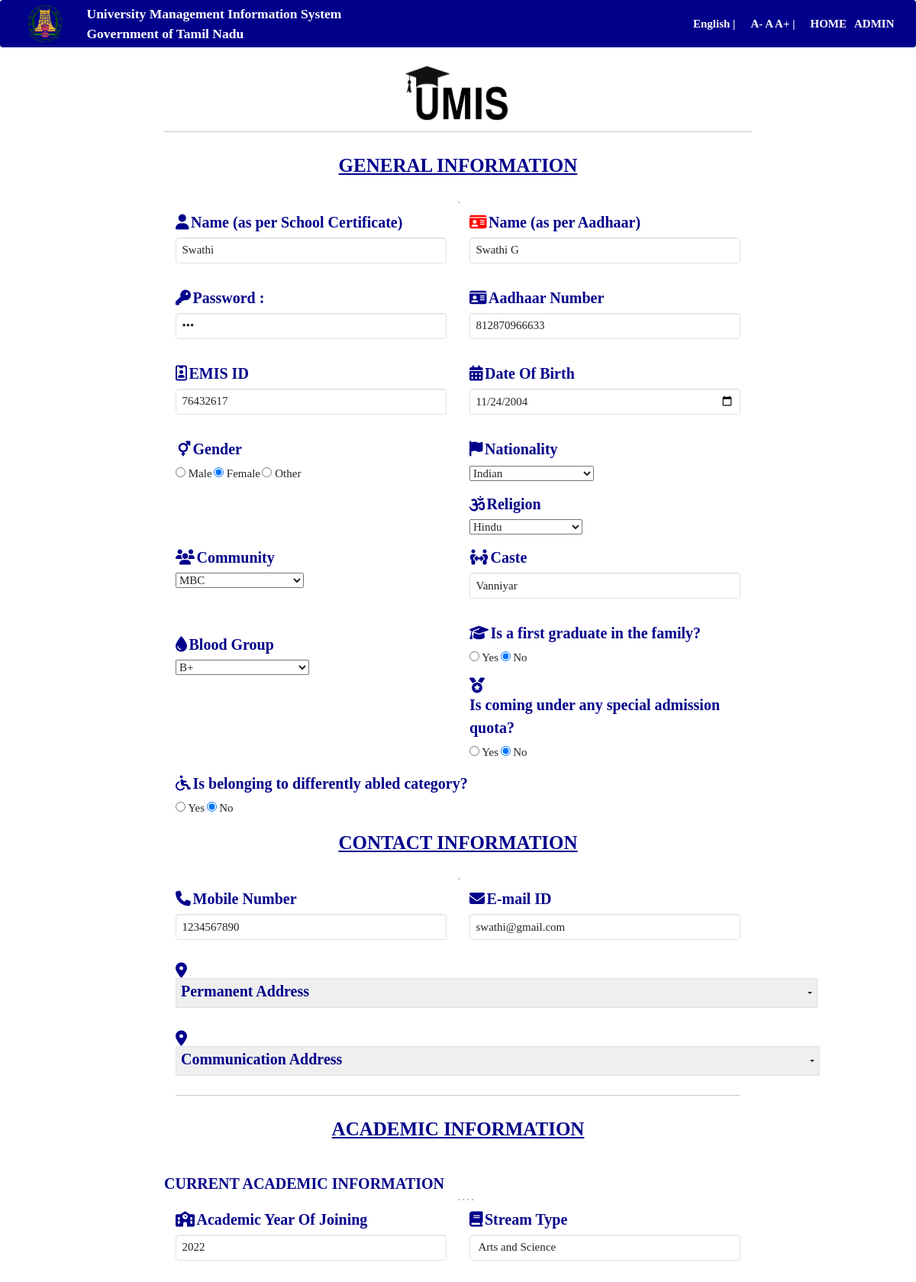
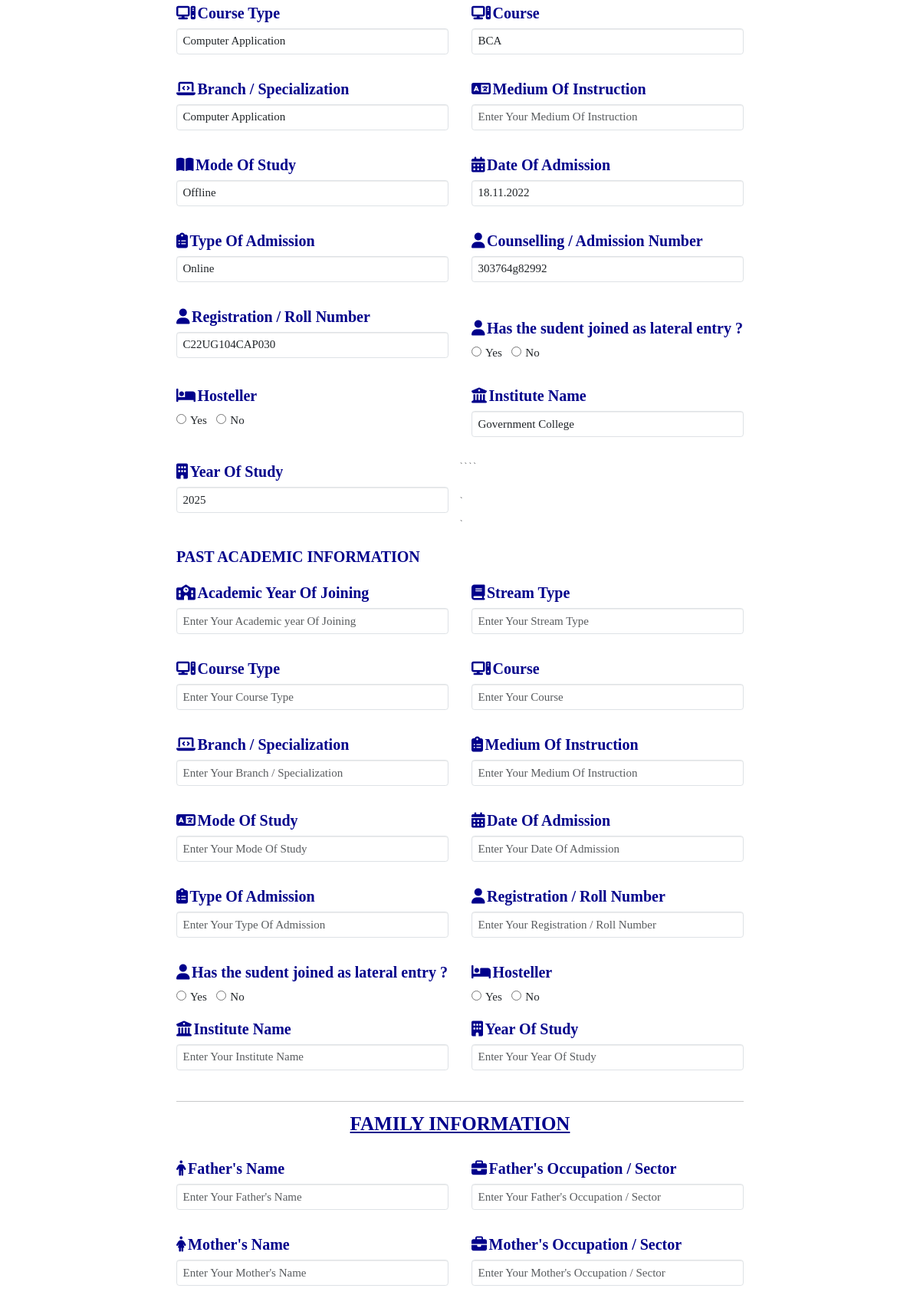
Page /student.php?uid=2 (upper part) on the committed database (2 pictures, top to bottom).
### tables this page shows
CREATE TABLE IF NOT EXISTS `umis_info` (
  `uid` int(11) NOT NULL AUTO_INCREMENT,
  `sname` varchar(20) NOT NULL,
  `aname` varchar(20) NOT NULL,
  `password` varchar(20) NOT NULL,
  `aadhaar` varchar(20) NOT NULL,
  `emis` varchar(20) NOT NULL,
  `dob` varchar(10) NOT NULL,
  `gender` varchar(10) NOT NULL,
  `nationality` varchar(10) NOT NULL,
  `religion` varchar(10) NOT NULL,
  `community` varchar(10) NOT NULL,
  `caste` varchar(20) NOT NULL,
  `blood` varchar(10) NOT NULL,
  `graduate` varchar(10) NOT NULL,
  `quota` varchar(10) NOT NULL,
  `abled` varchar(10) NOT NULL,
  `mobile` varchar(15) NOT NULL,
  `email` varchar(30) NOT NULL,
  `pcountry` varchar(30) NOT NULL,
  `pstate` varchar(30) NOT NULL,
  `plocation` varchar(30) NOT NULL,
  `pdistrict` varchar(30) NOT NULL,
  `ptaluk` varchar(30) NOT NULL,
  `pvillage` varchar(50) NOT NULL,
  `pblock` varchar(30) NOT NULL,
  `ppanchayat` varchar(30) NOT NULL,
  `paddress` text NOT NULL,
  `ccountry` varchar(30) NOT NULL,
  `cstate` varchar(30) NOT NULL,
  `clocation` varchar(30) NOT NULL,
  `cdistrict` varchar(30) NOT NULL,
  `ctaluk` varchar(30) NOT NULL,
  `cvillage` varchar(50) NOT NULL,
  `cpanchayat` varchar(30) NOT NULL,
  `cward` varchar(10) NOT NULL,
  `caddress` text NOT NULL,
  `cjoin` varchar(10) NOT NULL,
  `cstream` varchar(20) NOT NULL,
  `cctype` varchar(20) NOT NULL,
  `ccourse` varchar(20) NOT NULL,
  `cbranch` varchar(30) NOT NULL,
  `cmedium` varchar(15) NOT NULL,
  `cmode` varchar(20) NOT NULL,
  `cadmission` varchar(20) NOT NULL,
  `cad_type` varchar(20) NOT NULL,
  `ccounselling` varchar(20) NOT NULL,
  `crollno` varchar(20) NOT NULL,
  `clateral` varchar(10) NOT NULL,
  `chosteller` varchar(10) NOT NULL,
  `cinstitute` varchar(50) NOT NULL,
  `cyear` varchar(10) NOT NULL,
  `pjoin` varchar(20) NOT NULL,
  `pstream` varchar(20) NOT NULL,
  `pctype` varchar(20) NOT NULL,
  `pcourse` varchar(20) NOT NULL,
  `pbranch` varchar(30) NOT NULL,
  `pmedium` varchar(20) NOT NULL,
  `pmode` varchar(20) NOT NULL,
  `padmission` varchar(20) NOT NULL,
  `pad_type` varchar(20) NOT NULL,
  `prollno` varchar(20) NOT NULL,
  `plateral` varchar(10) NOT NULL,
  `phosteller` varchar(10) NOT NULL,
  `pinstitute` varchar(30) NOT NULL,
  `pyear` varchar(10) NOT NULL,
  `fname` varchar(20) NOT NULL,
  `foccup` varchar(30) NOT NULL,
  `mname` varchar(20) NOT NULL,
  `moccup` varchar(30) NOT NULL,
  `guardian` varchar(20) NOT NULL,
  `orphan` varchar(10) NOT NULL,
  `income` varchar(20) NOT NULL,
  `phno` varchar(20) NOT NULL,
  `accno` varchar(30) NOT NULL,
  `ifsc` varchar(50) NOT NULL,
  `bname` varchar(20) NOT NULL,
  `bbranch` varchar(20) NOT NULL,
  `city` varchar(20) NOT NULL,
  `acctype` varchar(15) NOT NULL,
  `e_name` varchar(20) NOT NULL,
  `e_aname` varchar(20) NOT NULL,
  `e_gender` varchar(10) NOT NULL,
  `e_nationality` varchar(20) NOT NULL,
  `e_religion` varchar(20) NOT NULL,
  `e_community` varchar(20) NOT NULL,
  `e_communityno` varchar(20) NOT NULL,
  `e_caste` varchar(20) NOT NULL,
  `e_graduate` varchar(10) NOT NULL,
  `e_fname` varchar(20) NOT NULL,
  `e_mname` varchar(20) NOT NULL,
  `e_income` varchar(10) NOT NULL,
  `e_incomeno` varchar(20) NOT NULL,
  PRIMARY KEY (`uid`)
);

### student.php (the view, shortened to what the rows shown need)
<html>
	<?php
		include "head.php";
		include "config.php";
	?>
<body>
<div class="col-md-offset-2 col-md-8">
		<?php
			$sql="select * from umis_info where uid='{$_GET["uid"]}'";
			$res=$con->query($sql);
			if($res->num_rows>0)
			{
				$rec=$res->fetch_assoc();
			}
		?>
		<form method="post" action="<?php echo $_SERVER["REQUEST_URI"];?>">
		<center><p class="fs-1 fw-bold text-decoration-underline" style="color:darkblue">GENERAL INFORMATION</p></center><br>
		`<div class="form-group col-md-6"><br>
			<span class="fa fa-user fs-2" style="color:darkblue;"></span>
			<label class="fs-2" style='color:darkblue;'>Name (as per School Certificate)</label>
			<input type="text" class="form-control fs-4" placeholder="Enter Your Name" value="<?php echo "{$rec["sname"]}";?>" name="sname"><br>
		</div>
		<div class="form-group col-md-6">
			<span class="fa fa-id-card fs-2" style="color:red;"></span>
			<label class="fs-2" style='color:darkblue;'>Name (as per Aadhaar)</label>
			<input type="text" class="form-control fs-4" placeholder="Enter Your Name" value="<?php echo "{$rec["aname"]}";?>" name="aname"><br>
		</div>
		<div class="form-group col-md-6">
			<span class="fa fa-key fs-2" style="color:darkblue;"></span>
			<label class="fs-2" style='color:darkblue;'>Password : </label>
			<input type="password" class="form-control fs-4" placeholder="Enter Your Password" value="<?php echo "{$rec["password"]}";?>" name="password"><br>
		</div>
		<div class="form-group col-md-6">
			<span class="fa fa-id-card fs-2" style="color:darkblue;"></span>
			<label class="fs-2" style='color:darkblue;'>Aadhaar Number</label>
			<input type="text" class="form-control fs-4" placeholder="Enter Your Aadhaar Number" value="<?php echo "{$rec["aadhaar"]}";?>"name="aadhaar"><br>
		</div>
		<div class="form-group col-md-6">
			<span class="fa fa-id-badge fs-2" style="color:darkblue;"></span>
			<label class="fs-2" style='color:darkblue;'>EMIS ID</label>
			<input type="text" class="form-control fs-4" placeholder="Enter Your EMIS ID" value="<?php echo "{$rec["emis"]}";?>" name="emis"><br>
		</div>
		<div class="form-group col-md-6">
			<span class="fa fa-calendar-alt fs-2" style="color:darkblue;"></span>
			<label class="fs-2" style='color:darkblue;'>Date Of Birth</label>
			<input type="date" class="form-control fs-4"  value="<?php echo "{$rec["dob"]}";?>" name="dob"><br>
		</div>
		<div class="form-group col-md-6">
			<span class="fa fa-intersex fs-2" style="color:darkblue; font-size:20px;"></span>
			<label class="fs-2" style='color:darkblue;'>Gender</label><br>
			<input type="radio" value="Male" name="gender" <?php if($rec["gender"]=="Male") echo "checked"; ?>><span class=" fs-4"> Male</span>
			<input type="radio" value="Female" name="gender" <?php if($rec["gender"]=="Female") echo "checked"; ?>><span class=" fs-4"> Female</span>
			<input type="radio" value="Other" name="gender" <?php if($rec["gender"]=="Other") echo "checked"; ?>><span class="fs-4"> Other</span>
		</div>
		<div class="form-group col-md-6">
			<span class="fa fa-flag fs-2" style="color:darkblue;"></span>
			<label class="fs-2" style='color:darkblue;'>Nationality</label><br>
			<select name="nationality" class="fs-4 mt-1">
				<option value="Indian" <?php if($rec["nationality"]=="Indian") echo "selected"; ?>>Indian</option>
			</select><br>
		</div>
		<div class="form-group col-md-6">
			<span class="fa fa-om fs-2" style="color:darkblue;"></span>
			<label class="fs-2" style='color:darkblue;'>Religion</label><br>
			<select name="religion" class="fs-4">
				<option value="Hindu" <?php if($rec["religion"]=="Hindu") echo "selected"; ?>>Hindu</option>
			</select><br>
		</div>
		<div class="form-group col-md-6">
			<span class="fa fa-users fs-2" style="color:darkblue;"></span>
			<label class="fs-2" style='color:darkblue; '>Community</label><br>
			<select name="community" class="fs-4">
				<option value="MBC" <?php if($rec["community"]=="MBC") echo "selected"; ?>>MBC</option>
			</select><br>
		</div>
		<div class="form-group col-md-6">
			<span class="fa fa-people-arrows fs-2" style="color:darkblue;"></span>
			<label class="fs-2" style='color:darkblue;'>Caste</label>
			<input type="text" class="form-control fs-4" placeholder="Enter Your Caste" value="<?php echo "{$rec["caste"]}";?>" name="caste"><br>
		</div>
		<div class="form-group col-md-6">
			<span class="fa fa-tint fs-2" style="color:darkblue; "></span>
			<label class="fs-2 mt-4" style='color:darkblue;'>Blood Group</label><br>
			<select name="blood" class="fs-4">
				<option value="B+" <?php if($rec["blood"]=="B+") echo "selected"; ?>>B+</option>
			</select><br><br>
		</div>
		<div class="form-group col-md-6">
			<span class="fa fa-graduation-cap fs-2" style="color:darkblue;"></span>
			<label class="fs-2" style='color:darkblue;'>Is a first graduate in the family?</label><br>
			<input type="radio" value="Yes" name="graduate" <?php if($rec["graduate"]=="Yes") echo "checked"; ?>><span class=" fs-4"> Yes</span>
			<input type="radio" value="No" name="graduate" <?php if($rec["graduate"]=="No") echo "checked"; ?>><span class=" fs-4"> No</span>
		</div>
		<div class="form-group col-md-6">
			<span class="fa fa-medal fs-2" style="color:darkblue;"></span>
			<label class="fs-2" style='color:darkblue;'>Is coming under any special admission quota?</label><br>
			<input type="radio" value="Yes" name="quota" <?php if($rec["quota"]=="Yes") echo "checked"; ?>><span class=" fs-4"> Yes</span>
			<input type="radio" value="No" name="quota" <?php if($rec["quota"]=="No") echo "checked"; ?>><span class=" fs-4"> No</span>
		</div>
		<div class="form-group col-md-12">
			<span class="fa fa-wheelchair fs-2" style="color:darkblue;"></span>
			<label class="fs-2" style='color:darkblue;'>Is belonging to differently abled category?</label><br>
			<input type="radio" value="Yes" name="abled" <?php if($rec["abled"]=="Yes") echo "checked"; ?>><span class=" fs-4"> Yes</span>
			<input type="radio" value="No" name="abled" <?php if($rec["abled"]=="No") echo "checked"; ?>><span class=" fs-4"> No</span>
		</div>
		<center><p class="fs-1 fw-bold text-decoration-underline" style="color:darkblue">CONTACT INFORMATION</p></center><br>
		`<div class="form-group col-md-6"><br>
			<span class="fa fa-phone fs-2" style="color:darkblue;"></span>
			<label class="fs-2" style='color:darkblue;'>Mobile Number</label>&ensp;
			<input type="text" class="form-control fs-4" placeholder="Enter Your Mobile Number" value="<?php echo "{$rec["mobile"]}";?>" name="mobile"><br>
		</div>
		<div class="form-group col-md-6">
			<span class="fa fa-envelope fs-2" style="color:darkblue;"></span>
			<label class="fs-2" style='color:darkblue;'>E-mail ID</label>&ensp;
			<input type="email" class="form-control fs-4" placeholder="Enter Your E-mail" value="<?php echo "{$rec["email"]}";?>" name="email"><br>
		</div>
		<br>
		<center><p class="fs-1 fw-bold text-decoration-underline" style="color:darkblue">ACADEMIC INFORMATION</p></center><br><br>
		`<div class="form-group col-md-6"><br>
			<span class="fa fa-school fs-2" style="color:darkblue;"></span>
			<label class="fs-2" style='color:darkblue;'>Academic Year Of Joining</label>
			<input type="text" class="form-control fs-4" placeholder="Enter Your Academic Year Of Joining" value="<?php echo "{$rec["cjoin"]}";?>" name="cjoin"><br>
		</div>
		<div class="form-group col-md-6">
			<span class="fa fa-book fs-2" style="color:darkblue;"></span>
			<label class="fs-2" style='color:darkblue;'>Stream Type</label>
			<input type="text" class="form-control fs-4" placeholder="Enter Your Stream Type" value="<?php echo "{$rec["cstream"]}";?>" name="cstream"><br>
		</div>
		`<div class="form-group col-md-6">
			<span class="fa fa-computer fs-2" style="color:darkblue;"></span>
			<label class="fs-2" style='color:darkblue;'>Course Type</label>
			<input type="text" class="form-control fs-4" placeholder="Enter Your Course Type" value="<?php echo "{$rec["cctype"]}";?>" name="cctype"><br>
		</div>
		<div class="form-group col-md-6">
			<span class="fa fa-computer fs-2" style="color:darkblue;"></span>
			<label class="fs-2" style='color:darkblue;'>Course</label>
			<input type="text" class="form-control fs-4" placeholder="Enter Your Course" value="<?php echo "{$rec["ccourse"]}";?>" name="ccourse"><br>
		</div>
		<div class="form-group col-md-6">
			<span class="fa fa-laptop-code fs-2" style="color:darkblue;"></span>
			<label class="fs-2" style='color:darkblue'>Branch / Specialization</label>
			<input type="text" class="form-control fs-4" placeholder="Enter Your Branch / Specialization" value="<?php echo "{$rec["cbranch"]}";?>" name="cbranch"><br>
		</div>
		<div class="form-group col-md-6">
			<span class="fa fa-book-open fs-2" style="color:darkblue;"></span>
			<label class="fs-2" style='color:darkblue;'>Mode Of Study</label>
			<input type="text" class="form-control fs-4" placeholder="Enter Your Mode Of Study" value="<?php echo "{$rec["cmode"]}";?>" name="cmode"><br>
		</div>
		<div class="form-group col-md-6">
			<span class="fa fa-calendar-alt fs-2" style="color:darkblue;"></span>
			<label class="fs-2" style='color:darkblue;'>Date Of Admission</label>
			<input type="text" class="form-control fs-4" placeholder="Enter Your Date Of Admission" value="<?php echo "{$rec["cadmission"]}";?>" name="cadmission"><br>
		</div>
		<div class="form-group col-md-6">
			<span class="fa fa-clipboard-list fs-2" style="color:darkblue;"></span>
			<label class="fs-2" style='color:darkblue;'>Type Of Admission</label>
			<input type="text" class="form-control fs-4" placeholder="Enter Your Type Of Admission" value="<?php echo "{$rec["cad_type"]}";?>" name="cad_type"><br>
		</div>
		<div class="form-group col-md-6">
			<span class="fa fa-user fs-2" style="color:darkblue;"></span>
			<label class="fs-2" style='color:darkblue;'>Counselling / Admission Number</label>
			<input type="text" class="form-control fs-4" placeholder="Enter Your Counselling / Admission Number" value="<?php echo "{$rec["ccounselling"]}";?>" name="ccounselling"><br>
		</div>
		<div class="form-group col-md-6">
			<span class="fa fa-user fs-2" style="color:darkblue;"></span>
			<label class="fs-2" style='color:darkblue;'>Registration / Roll Number</label>
			<input type="text" class="form-control fs-4" placeholder="Enter Your Registration / Roll Number" value="<?php echo "{$rec["crollno"]}";?>" name="crollno"><br>
		</div>
		<div class="form-group col-md-6">
			<span class="fa fa-university fs-2" style="color:darkblue;"></span>
			<label class="fs-2" style='color:darkblue;'>Institute Name</label>
			<input type="text" class="form-control fs-4" placeholder="Enter Your Institute Name" value="<?php echo "{$rec["cinstitute"]}";?>" name="cinstitute"><br>
		</div>
		<div class="form-group col-md-6">
			<span class="fa fa-building fs-2" style="color:darkblue;"></span>
			<label class="fs-2" style='color:darkblue;'>Year Of Study</label>
			<input type="text" class="form-control fs-4" placeholder="Enter Your Year Of Study" value="<?php echo "{$rec["cyear"]}";?>" name="cyear"><br><br>
		</div>
		<center><p class="col-md-12 fs-1 fw-bold text-decoration-underline" style="color:darkblue">FAMILY INFORMATION</p></center><br><br>
		<center><p class="col-md-12 fs-1 fw-bold text-decoration-underline" style="color:darkblue">BANK INFORMATION</p></center><br><br>
		<center><p class="col-md-12 fs-1 fw-bold text-decoration-underline" style="color:darkblue">E-SEVAI INFORMATION</p></center><br>
	   </form>
</div>
</body>
</html>

### rows in the picture
umis_info: sname "Swathi", aname "Swathi G", aadhaar "812870966633", emis "76432617", dob "11/24/2004", gender "☑", nationality "Indian", religion "Hindu", community "MBC", caste "Vanniyar", blood "B+", graduate "☑", quota "☑", abled "☑", mobile "1234567890", email "swathi@gmail.com", cjoin "2022", cstream "Arts and Science", cctype "Computer Application", ccourse "BCA", cbranch "Computer Application", cmode "Offline", cadmission "18.11.2022", cad_type "Online", ccounselling "303764g82992", crollno "C22UG104CAP030", cinstitute "Government College", cyear "2025"
